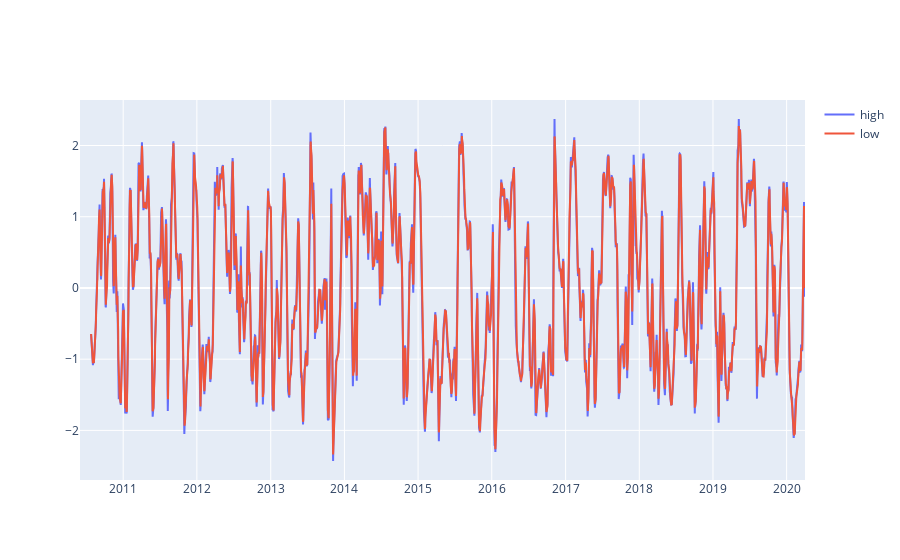

The code cell stored with this chart in its notebook:
### Code cell
zscores_frame = zscore_60_5.to_frame()
#print(zscores_frame)
macd_high = zscore_60_5.ewm(span=macd_fast, adjust=False).mean()
macd_low = zscore_60_5.ewm(span=macd_slow, adjust=False).mean()
#macd_high = exp1-exp2
#macd_low = macd.ewm(span=9, adjust=False).mean()
fig = go.Figure()

fig.add_trace(go.Scatter(x=macd_high.index, y=macd_high,
                    mode='lines',
                    name='high'))

fig.add_trace(go.Scatter(x=macd_low.index, y=macd_low,
                    mode='lines',
                    name='low'))



fig.show()
#plt.plot(zscore_60_5, macd, label='AMD MACD', color = '#EBD2BE')
#plt.plot(zscore_60_5, exp3, label='Signal Line', color='#E5A4CB')
#plt.legend(loc='upper left')
#plt.show()

### Figure 1 — Plotly figure (JSON) as saved in the notebook; plotly's stock layout.template omitted (floating-point values rounded to 4 significant figures; data arrays with more than 128 entries replaced by an {"elided": "..."} marker saying what was removed)
{"data": [{"mode": "lines", "name": "high", "type": "scatter", "x": {"elided": "2483 str values"}, "y": {"elided": "2483 float values"}}, {"mode": "lines", "name": "low", "type": "scatter", "x": {"elided": "2483 str values"}, "y": {"elided": "2483 float values"}}], "layout": {}}
